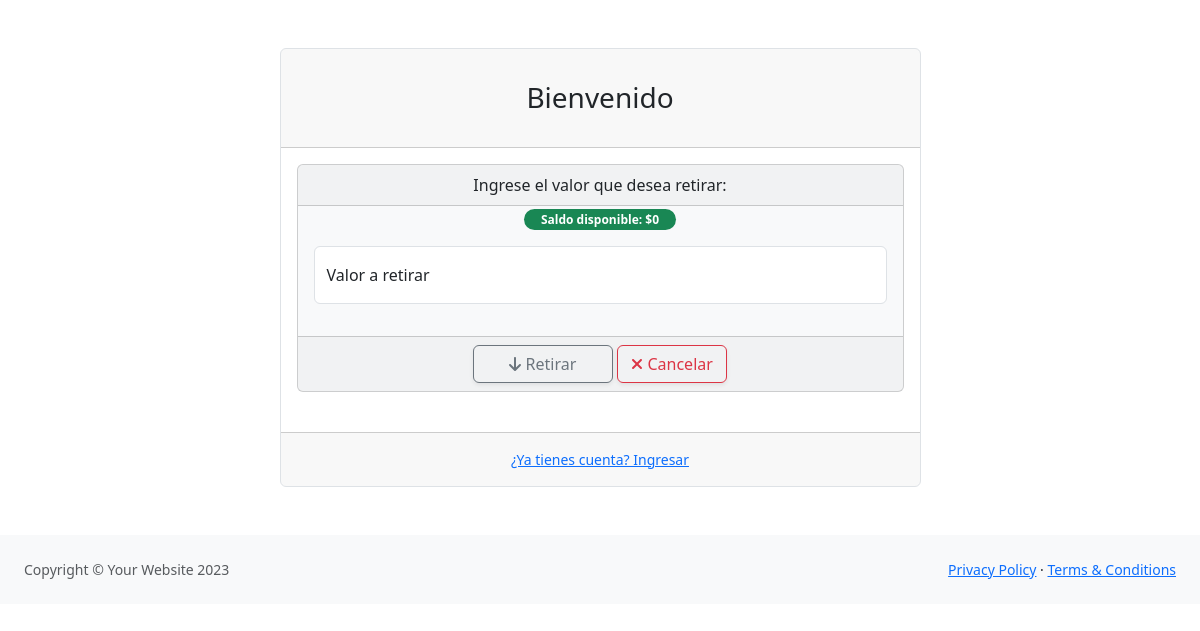
The app's page /views/retirar.php (signed in), older data.
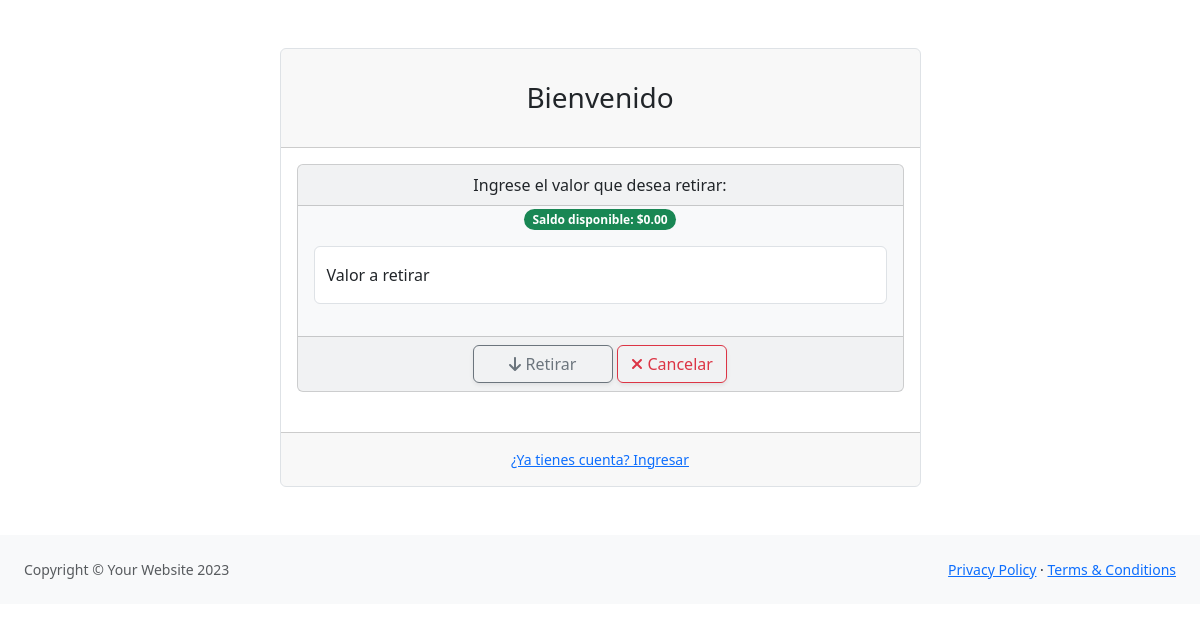
The same page, newer data.
### tables this page shows
CREATE TABLE `cuenta` (
  `id_cuenta` int(11) NOT NULL,
  `fk_usuario` int(11) DEFAULT NULL,
  `saldo` decimal(10,2) DEFAULT NULL
);

### views/retirar.php (the view, shortened to what this page needs)
<?php
$db = conectar();
$emailUsuario = $_SESSION['email'];
$consultaUsuario = $db->prepare("
    SELECT usuario.nombre AS NombreUsuario, cuenta.saldo
    FROM usuario
    JOIN cuenta ON usuario.id_usuario = cuenta.fk_usuario
    WHERE usuario.email = :email
");
$consultaUsuario->bindParam(':email', $emailUsuario);
$consultaUsuario->execute();
$resultadoUsuario = $consultaUsuario->fetch(PDO::FETCH_ASSOC);
if ($resultadoUsuario) {
    $saldoUsuario = $resultadoUsuario['saldo'];
} else {
    $saldoUsuario = 0;
}
?>
<!DOCTYPE html>
<html lang="en">
<head>
    <link href="https://cdn.jsdelivr.net/npm/bootstrap@5.3.2/dist/css/bootstrap.min.css" rel="stylesheet">
    <link rel='stylesheet' href='https://cdn-uicons.flaticon.com/2.0.0/uicons-solid-rounded/css/uicons-solid-rounded.css'>
</head>
<body>
    <form class="modal-content animate" action="../funciones/retiro.php" method="POST">
        <div id="layoutAuthentication">
            <div id="layoutAuthentication_content" class="mb-5">
                <main>
                    <div class="container">
                        <div class="row justify-content-center">
                            <div class="col-lg-7">
                                <div class="card border rounded-lg mt-5">
                                    <div class="card-header">
                                        <h3 class="text-center font-weight-light my-4">Bienvenido</h3>
                                    </div>
                                    <div class="card-body">
                                        <form>
                                            <div class="card bg-light text-center mb-4">
                                                <div class="card-header">Ingrese el valor que desea retirar:</div>
                                                <div>
                                                   <span class="badge bg-success rounded-pill w-25">Saldo disponible: $<?php echo $saldoUsuario; ?></span>
                                                </div>
                                                <div class="card-body">
                                                    <div class="form-floating mb-3">
                                                        <input class="form-control" name="valorr" type="number" placeholder="" />
                                                        <label for="">Valor a retirar</label>
                                                    </div>
                                                </div>
                                                <div class="card-footer d-flex align-items-center text-center justify-content-between">
                                                    <div class="w-100">
                                                        <button type="submit" class="btn btn-outline-secondary shadow-sm" style="width: 140px;"><i class="fa-solid fa-arrow-down"></i> Retirar</button>
                                                        <a href="dashboard2.php" type="button" class="btn btn-outline-danger shadow-sm" style="width: 110px;"><i class="fa-solid fa-xmark"></i> Cancelar</a>
                                                    </div>
                                                </div>
                                            </div>
                                        </form>
                                    </div>
                                    <div class="card-footer text-center py-3">
                                        <div class="small"><a href="login.php">¿Ya tienes cuenta? Ingresar</a></div>
                                    </div>
                                </div>
                            </div>
                        </div>
                    </div>
                </main>
            </div>
            <div id="layoutAuthentication_footer">
                <footer class="py-4 bg-light mt-auto">
                    <div class="container-fluid px-4">
                        <div class="d-flex align-items-center justify-content-between small">
                            <div class="text-muted">Copyright &copy; Your Website 2023</div>
                            <div>
                                <a href="#">Privacy Policy</a>
                                &middot;
                                <a href="#">Terms &amp; Conditions</a>
                            </div>
                        </div>
                    </div>
                </footer>
            </div>
        </div>
    </form>
</body>
</html>

Row changes from the older to the newer data that the page shows:
added cuenta: saldo "0.00"
Text that changed along with them:
$saldoUsuario: "0" → (not shown)
